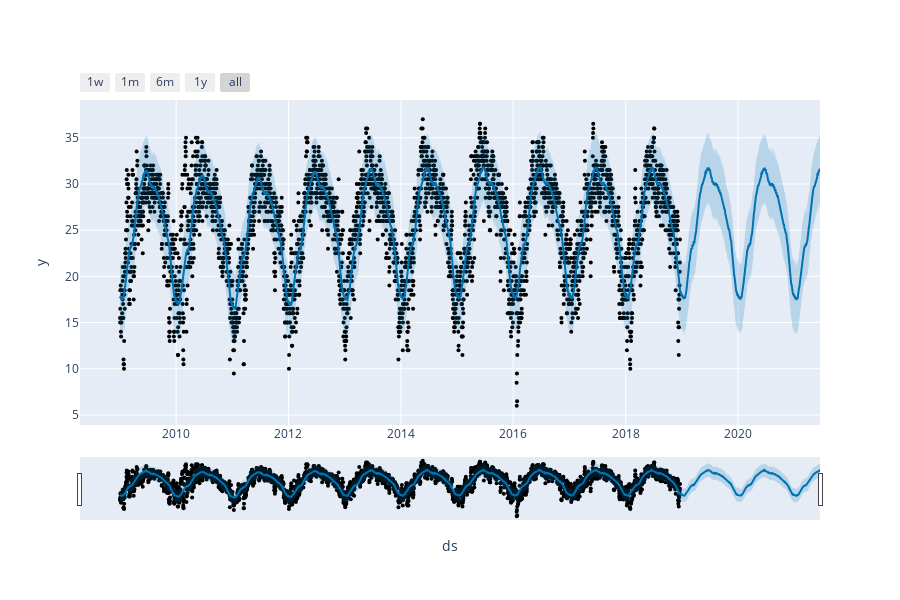

Write notebook code for a chart like this one.
### Markdown cell above
Vẽ biểu đồ thể hiện đường dự đoán nhiệt độ của Hà Nội

### Code cell
fig = plot_plotly(hanoi_model, hanoi_forecast)
fig.show()

### Figure 1 — Plotly figure (JSON) as saved in the notebook; plotly's stock layout.template omitted (floating-point values rounded to 4 significant figures; data arrays with more than 128 entries replaced by an {"elided": "..."} marker saying what was removed)
{"data": [{"marker": {"color": "black", "size": 4}, "mode": "markers", "name": "Actual", "type": "scatter", "x": {"elided": "3639 str values"}, "y": {"elided": "3639 float values"}}, {"hoverinfo": "skip", "line": {"width": 0}, "mode": "lines", "type": "scatter", "x": {"elided": "4549 str values"}, "y": {"elided": "4549 float values"}}, {"fill": "tonexty", "fillcolor": "rgba(0, 114, 178, 0.2)", "line": {"color": "#0072B2", "width": 2}, "mode": "lines", "name": "Predicted", "type": "scatter", "x": {"elided": "4549 str values"}, "y": {"elided": "4549 float values"}}, {"fill": "tonexty", "fillcolor": "rgba(0, 114, 178, 0.2)", "hoverinfo": "skip", "line": {"width": 0}, "mode": "lines", "type": "scatter", "x": {"elided": "4549 str values"}, "y": {"elided": "4549 float values"}}], "layout": {"height": 600, "showlegend": false, "width": 900, "xaxis": {"rangeselector": {"buttons": [{"count": 7, "label": "1w", "step": "day", "stepmode": "backward"}, {"count": 1, "label": "1m", "step": "month", "stepmode": "backward"}, {"count": 6, "label": "6m", "step": "month", "stepmode": "backward"}, {"count": 1, "label": "1y", "step": "year", "stepmode": "backward"}, {"step": "all"}]}, "rangeslider": {"visible": true}, "title": {"text": "ds"}, "type": "date"}, "yaxis": {"title": {"text": "y"}}}}
